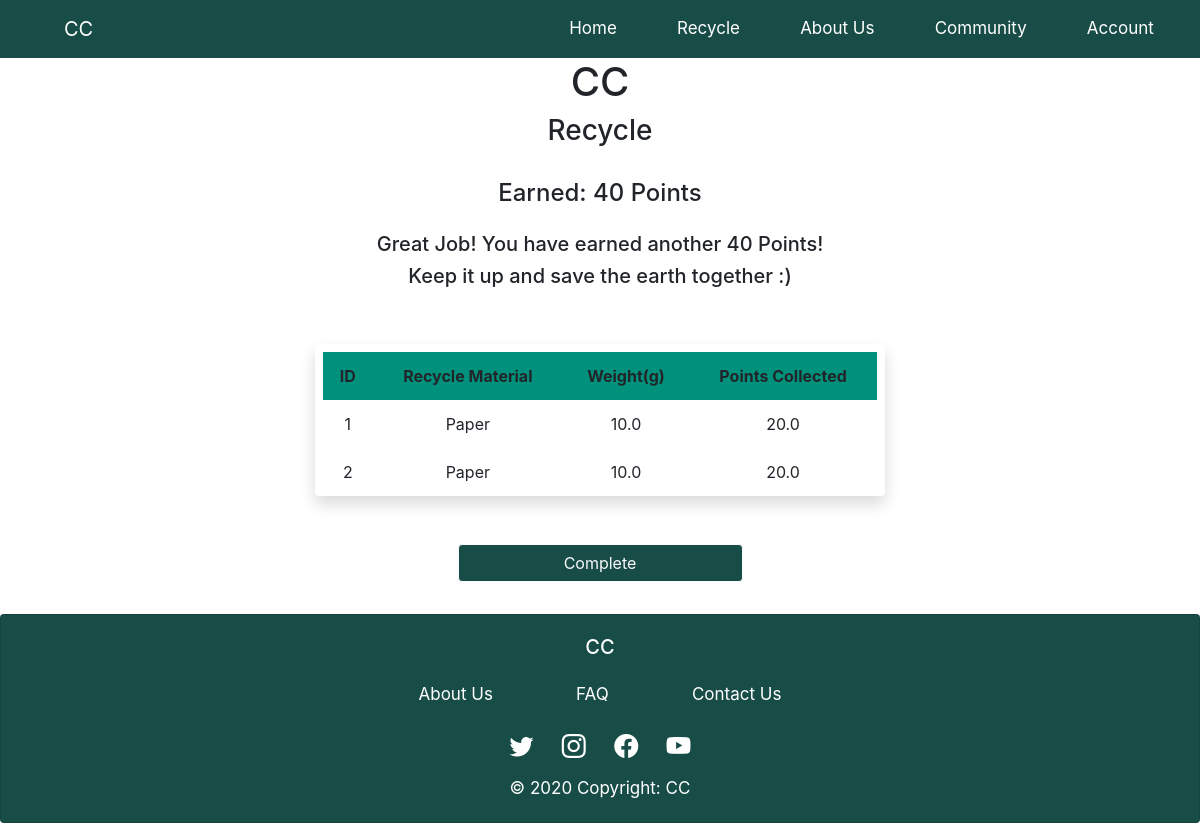
Before: /process3/1 with the older database file.
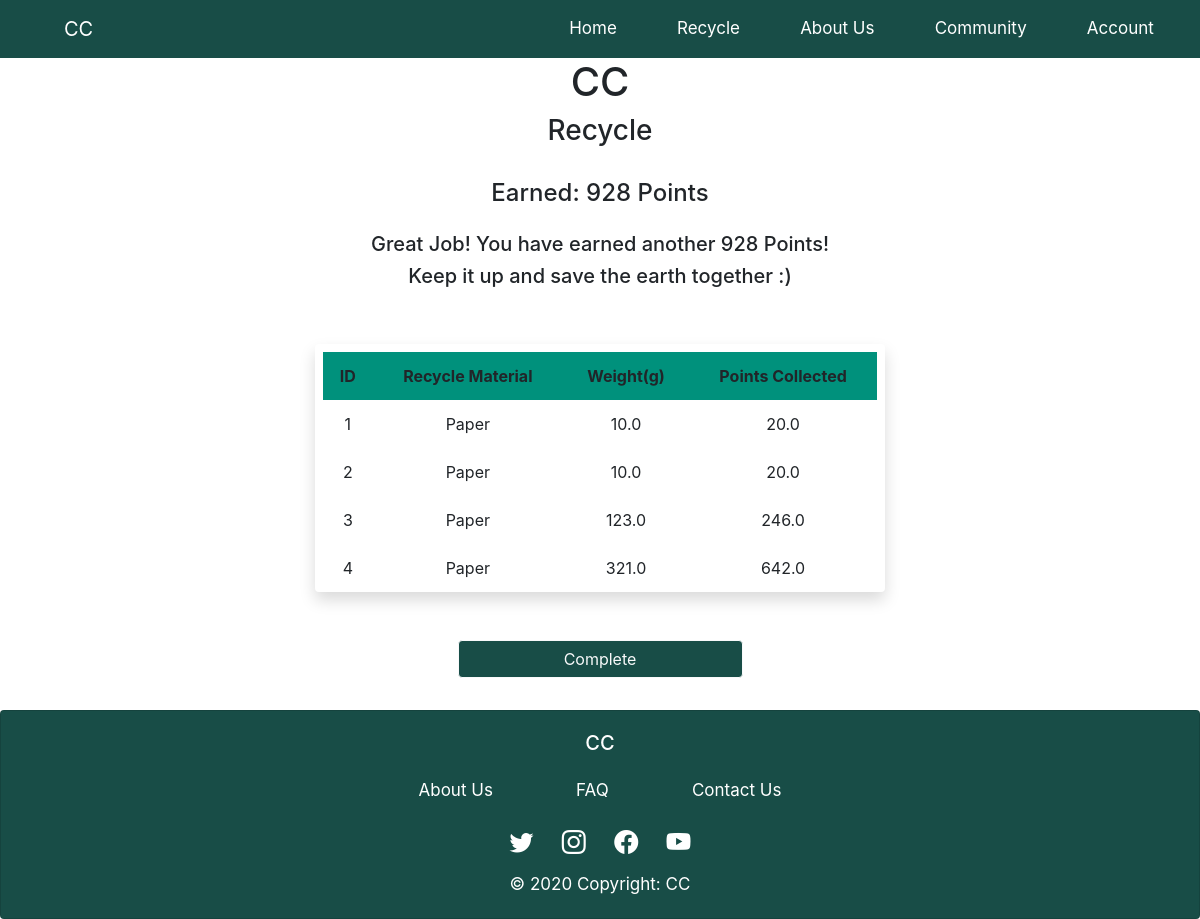
After: the same page with the newer database file.
### app.py (models this page shows)
class RecycledItem(db.Model):
    id = db.Column(db.Integer, primary_key = True)
    material = db.Column(db.String(200), nullable = False)
    weight = db.Column(db.Float, nullable = False)
    recycle_id = db.Column(db.Integer, db.ForeignKey('recycle.id'))
    def __init__(self, material, weight):
        self.material = material
        self.weight = weight
    @hybrid_property
    def calculate_points(self):
        if self.material == 'Paper':
            point = 2 * self.weight
        elif self.material == 'Plastic':
            point = 4 * self.weight
        else:
            point = 5 * self.weight
        return point

### app.py (the view)
@app.route('/process3/<int:id>', methods=['GET', 'POST'])
def process3(id):
    recycled_items = RecycledItem.query.order_by(RecycledItem.recycle_id) # Can be Used for user history
    i = RecycledItem
    store_point = []
    for recycled_item in recycled_items:
        point = RecycledItem(recycled_item.material, recycled_item.weight)
        store_point.append(point.calculate_points)
    total_point = "{:.0f}".format(sum(store_point))
    return render_template("MachineProcess/process3.html", recycled_items = recycled_items, i = i, total_point = total_point)

### app.py (called while the page is built)
@app.before_request
def before_request():
    g.user = None
    if 'user id' in session:
        g.user = session['user id']

### templates/MachineProcess/process3.html (shortened to what this page needs)
{% extends "base.html" %}
{% block head %}
    <link rel="stylesheet" href="{{ url_for('static', filename='CSS/process.css')}}">
{% endblock %}
{% block content %}
<div class="container-sm col-lg-6 ml-auto">
    <h1 class="text-center">CC</h1>
    <h3 class="text-center">Recycle</h3>
    <br>
    <div class="form-group pb-3">
        <h4 class="text-center pb-3">Earned: {{total_point}} Points</h4>
        <h5 class="text-center">Great Job! You have earned another {{total_point}} Points!</h5>
        <h5 class="text-center pb-3">Keep it up and save the earth together :)</h5>
    </div>
    <div class="pr-2 pt-2 pl-2 rounded shadow mb-5">
        <table class="table">
            <thead class="thead-green">
              <tr class="text-center">
                <th scope="col">ID</th>
                <th scope="col">Recycle Material</th>
                <th scope="col">Weight(g)</th>
                <th scope="col">Points Collected</th>
              </tr>
            </thead>
            <tbody>
              {% for recycled_item in recycled_items%}
              <tr class="text-center">
                <td>{{ recycled_item.id }}</td>
                <td>{{ recycled_item.material }}</td>
                <td>{{ recycled_item.weight }}</td>
                <td>{{ i(recycled_item.material, recycled_item.weight).calculate_points}}</td>
              </tr>
              {% endfor%}
            </tbody>
          </table>
        </div>
        <div class="form-group pb-3 d-flex justify-content-center">
            <a type="button" href="{{ url_for('process1')}}" class="btn button-color btn-outline-light w-50">Complete</a>
        </div>
</div>
{% endblock %}

### templates/base.html (shortened to what this page needs)
<!DOCTYPE html>
<html lang="en">
<head>
    <link rel="stylesheet" href="https://cdn.jsdelivr.net/npm/bootstrap@4.6.2/dist/css/bootstrap.min.css">
    <link rel="stylesheet" href="https://cdn.jsdelivr.net/npm/bootstrap-icons@1.9.1/font/bootstrap-icons.css">
    <link rel="stylesheet" href="{{ url_for('static', filename='CSS/base.css')}}">
    {% block head %}
    {% endblock %}
</head>
<body>
    {% block navbar %}
        {% if session['account_type'] != "Guest" %}
            {% include 'includes/_navbar.html' %}
        {% else %}
            {% include 'includes/_guest_navbar.html' %}
        {% endif %}
    {% endblock %}
    <div class="container-fluid">
        {% block content %}
        {% endblock %}
    </div>
    {% block footer %}
        {% include 'includes/_footer.html' %}
    {% endblock %}
</body>
</html>

### templates/includes/_navbar.html (shortened to what this page needs)
<nav class="navbar navbar-expand-sm">
<a class="navbar-brand mt-lg-0" href="/">CC</a>
<div class="collapse navbar-collapse" id="navbarSupportedContent">
    <ul class="navbar-nav">
        <li class="nav-item">
        <a class="nav-link" href="/">Home</a>
        </li>
        <li class="nav-item">
        <a class="nav-link" href="/process1">Recycle</a>
        </li>
        <li class="nav-item">
            <a class="nav-link" href="#">About Us</a>
        </li>
        <li class="nav-item">
        <a class="nav-link" href="#">Community</a>
        </li>
        <li class="nav-item">
            <a class="nav-link" href="#">Account</a>
        </li>
    </ul>
</div>
</nav>

### templates/includes/_footer.html
<div class="card text-center footer">
    <div class="card-body">
        <h5 class="card-title">CC</h5>
        <div class="footerlink-grid mx-auto">
            <a class="about" href="/Aboutus">About Us</a>
            <a class="faq" href="/faq">FAQ</a>
            <a class="contact" href="/Aboutus#Contact">Contact Us</a>
        </div>
        <div class="footersocials-grid mx-auto">
            <a class="twitter" href="https://twitter.com/i/flow/login"><i class="bi bi-twitter"></i></a>
            <a class="ig" href="https://www.instagram.com/accounts/login/"><i class="bi bi-instagram"></i></a>
            <a class="fb" href="https://www.facebook.com/"><i class="bi bi-facebook"></i></a>
            <a class="yt" href="https://www.youtube.com/"><i class="bi bi-youtube"></i></a>
        </div>
        <span>© 2020 Copyright: CC</span>
    </div>
</div>

### static/CSS/base.css (style rules this page uses)
nav, .footer { background-color: #184D47; color: #FFF; font-size: 17px; }
a, i { color: #FFF; }
.navbar-brand { margin-left: 3rem; }
nav div ul { margin-left: auto; justify-content: space-around; width: 60%; }
.about { grid-area: about; }
.faq { grid-area: faq; }
.contact { grid-area: contact; }
.twitter { grid-area: twitter; }
.ig { grid-area: instagram; }
.fb { grid-area: facebook; }
.yt { grid-area: youtube; }
.footerlink-grid { display: grid; grid-template-areas: 'about faq contact'; gap: 5px; padding: 11px; width: 40%; }
.footersocials-grid { display: grid; grid-template-areas: 'twitter instagram facebook youtube'; gap: 0px; padding: 11px; width: 20%; }
.bi { font-size: 1.5rem; }
.container-fluid { padding: 0; }
.table td, .table thead th { border-top: none; border-bottom: 0rem !important; }

### static/CSS/process.css (style rules this page uses)
.button-color { background-color: #184D47; }
.thead-green { background-color: #00917C; }

Changed rows visible on the page:
added RecycledItem: id "3", material "Paper", weight "123.0", material+weight "246.0"
added RecycledItem: id "4", material "Paper", weight "321.0", material+weight "642.0"
Other visible differences:
{{ total_point }}: "40" → "928"
